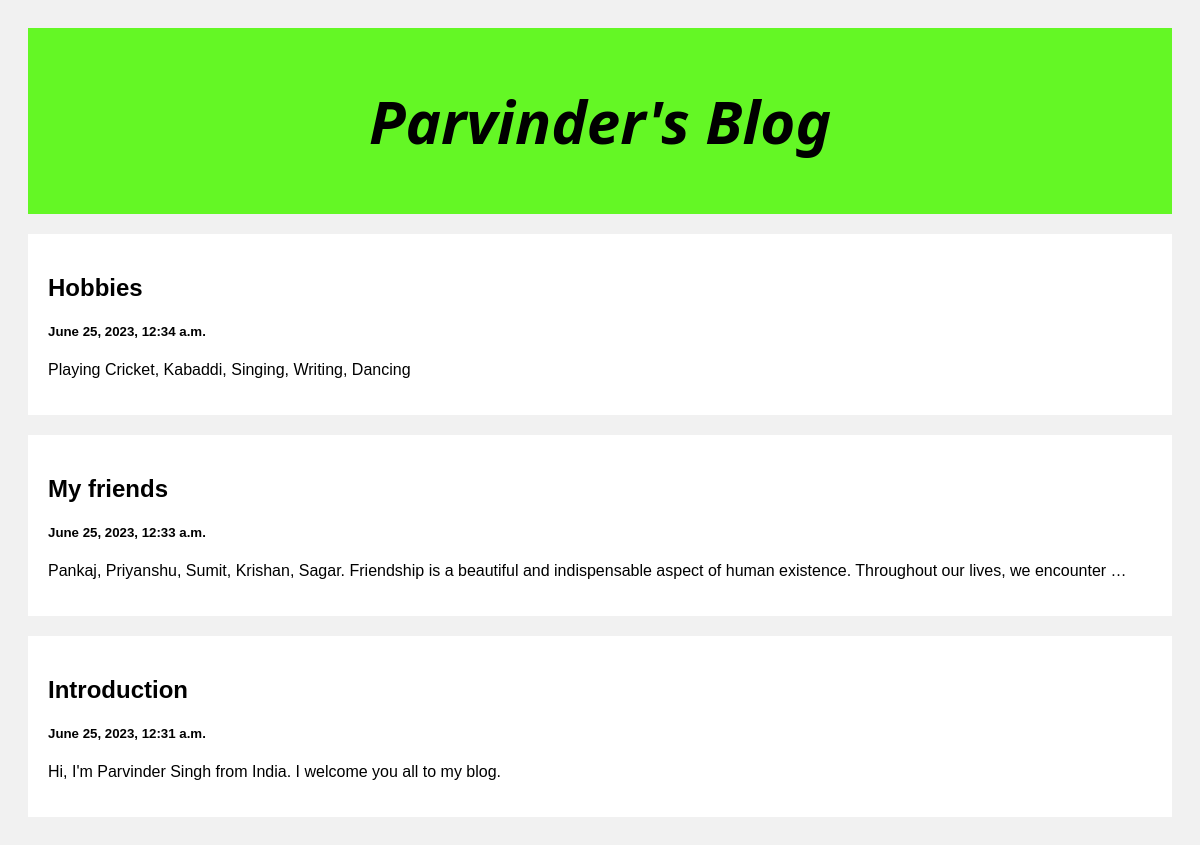
The page / on the database its author committed.
### posts/models.py (models this page shows)
class Post(models.Model):
    title = models.CharField(max_length=100)
    body = models.CharField(max_length=1000000)
    created_at = models.DateTimeField(default=datetime.now, blank=True)

### posts/views.py (the view)
# urls.py: path('', views.index, name='index'),
def index(request):
    posts = Post.objects.all()
    return render(request, 'index.html', {'posts':posts})

### templates/index.html (shortened to what this page needs)
<!DOCTYPE html>
<html>
<head>
</head>
<body>
<div class="header">
  <h2>Parvinder's Blog</h2>
</div>
<div class="row">
  <div class="leftcolumn">
    {% for post in posts reversed %}
    <div class="card">
      <a style="text-decoration: none; color: black;" href="/post/{{post.id}}">
        <h2>{{post.title}}</h2>
        <h5>{{post.created_at}}</h5>
        <p>{{post.body|truncatewords:20}}</p>
      </a>
    </div>
    {% endfor %}
  </div>
</div>
</body>
</html>

### templates/index.html (style rules this page uses)
* { box-sizing: border-box; }
body { font-family: Arial; padding: 20px; background: #f1f1f1; }
.header { padding: 2px; font-size: 40px; text-align: center; font-style: italic; font-family: 'Segoe UI', Tahoma, Geneva, Verdana, sans-serif; background: rgb(100, 247, 37); }
.leftcolumn { float: left; width: 100%; }
.card { background-color: white; padding: 20px; margin-top: 20px; }
.row:after { content: ""; display: table; clear: both; }

### rows shown on the page
Post: title "Hobbies", created_at "June 25, 2023, 12:34 a.m.", body "Playing Cricket, Kabaddi, Singing, Writing, Dancing"
Post: title "My friends", created_at "June 25, 2023, 12:33 a.m.", body "Pankaj, Priyanshu, Sumit, Krishan, Sagar. Friendship is a beautiful and indispensable aspect of human existence. Throughout our lives, we encounter …"
Post: title "Introduction", created_at "June 25, 2023, 12:31 a.m.", body "Hi, I'm Parvinder Singh from India. I welcome you all to my blog."
